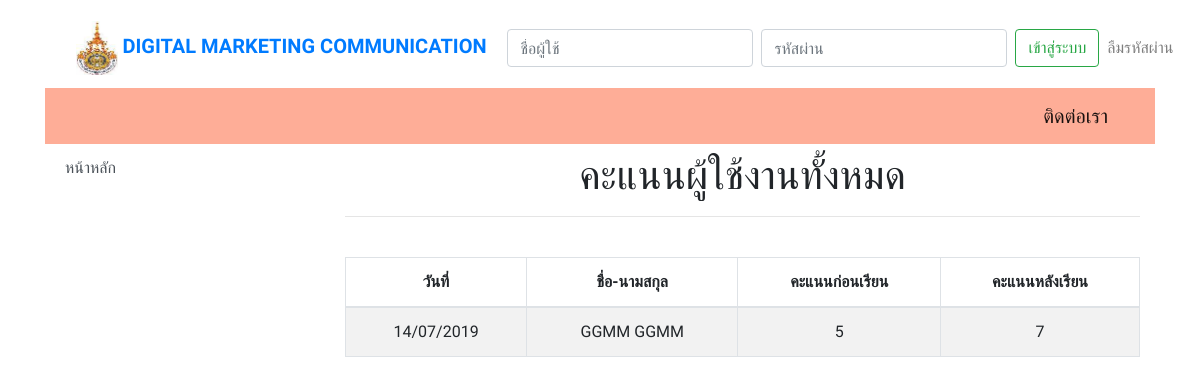
/score_all.php, run on the app's committed database.
### tables this page shows
CREATE TABLE `user_learning` (
  `user_learning_id` int(10) NOT NULL,
  `choice_id` int(10) NOT NULL,
  `user_id` int(10) NOT NULL,
  `user_learning_bf` int(20) NOT NULL,
  `user_learning_af` varchar(20) NOT NULL,
  `user_learning_status` int(1) NOT NULL,
  `user_learning_date` timestamp NOT NULL DEFAULT CURRENT_TIMESTAMP
);

CREATE TABLE `user` (
  `ID` int(5) NOT NULL,
  `Username` varchar(50) NOT NULL,
  `Password` varchar(200) NOT NULL,
  `Firstname` varchar(100) NOT NULL,
  `Lastname` varchar(100) NOT NULL,
  `email` varchar(100) NOT NULL,
  `phone` text NOT NULL,
  `Userlevel` varchar(1) NOT NULL,
  `user_date` date NOT NULL,
  `session_id` varchar(50) NOT NULL,
  `Status` varchar(1) NOT NULL
);

### score_all.php (the view, shortened to what this page needs)
<!DOCTYPE html>
<html>
<?php
include 'header.php';
include 'conn.php';
$query_learning = "SELECT * FROM choice as c , user as u, user_learning as l where l.user_learning_status <> 1 and l.choice_id = c.choice_id and l.user_id = u.id ORDER BY convert(l.user_learning_af, UNSIGNED INTEGER) DESC" ;
$learning = mysqli_query($con,$query_learning) or die(mysqli_error());
$row_learning = mysqli_fetch_assoc($learning);
$totalRows_learning = mysqli_num_rows($learning);
?>
<div class="container">
  <div class="row">
    <?php include 'menu.php'; ?>
    <div class="col-md-9">
     <div class="py-2">
      <div class="container">
        <div class="row">
          <div class="col-md-12">
            <h1 class="text-center">คะแนนผู้ใช้งานทั้งหมด</h1>
            <hr>
          </div>
        </div>
      </div>
    </div>
    <div class="py-3">
      <div class="container">
        <div class="row">
          <div class="col-md-12">
            <div class="table-responsive text-center">
              <table class="table table-striped table-bordered">
               <?php if ($totalRows_learning > 0) {?>
                <thead>
                  <tr class="text-center">
                    <th scope="col">วันที่</th>
                    <th scope="col">ชื่อ-นามสกุล</th>
                    <th scope="col">คะแนนก่อนเรียน</th>
                    <th scope="col">คะแนนหลังเรียน</th>
                  </tr>
                </thead>
                <tbody>
                  <?php
                  do { ?>
                    <tr class="text-center">
                      <td><?php echo date("d/m/Y" , strtotime($row_learning['user_learning_date'])); ?></td>
                      <td><?php echo $row_learning['Firstname']. "  " .$row_learning['Lastname']; ?></td>
                      <td><?php echo $row_learning['user_learning_bf']; ?></td>
                      <td><?php echo $row_learning['user_learning_af']; ?></td>
                    </tr>
                    <?php
                  } while ($row_learning = mysqli_fetch_assoc($learning)); ?>
                </tbody>
            </table>
          <?php }else {
            echo "<h3> ยังไม่มีคะแนน </h3>";
          }
          mysqli_free_result($learning);?>
        </div>
      </div>
    </div>
  </div>
</div>
</div>
</div>
</div>
<?php include 'footer.php'; ?>
</html>

### header.php (style rules this page uses)
body { font-family: 'Prompt', sans-serif; }

### data on the page
user_learning: user_learning_date "14/07/2019", user.Firstname "GGMM", user.Lastname "GGMM", user_learning_bf "5", user_learning_af "7"
